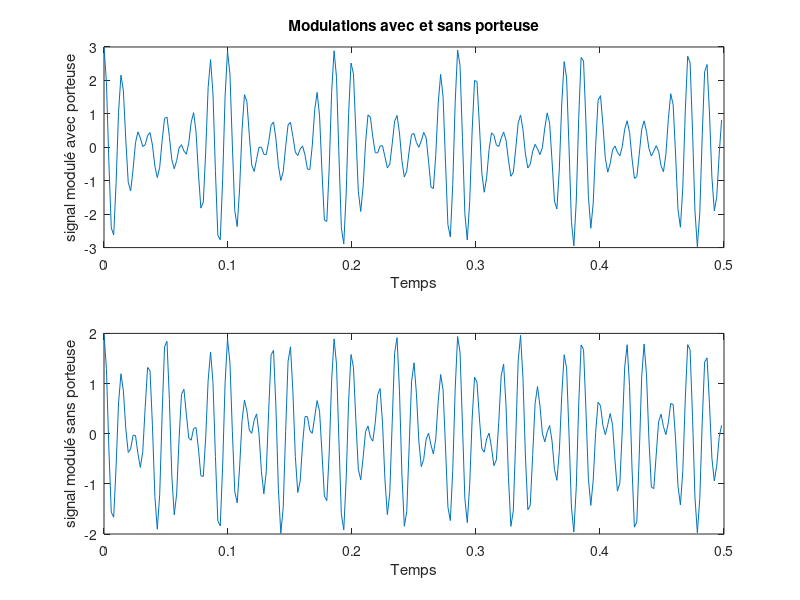
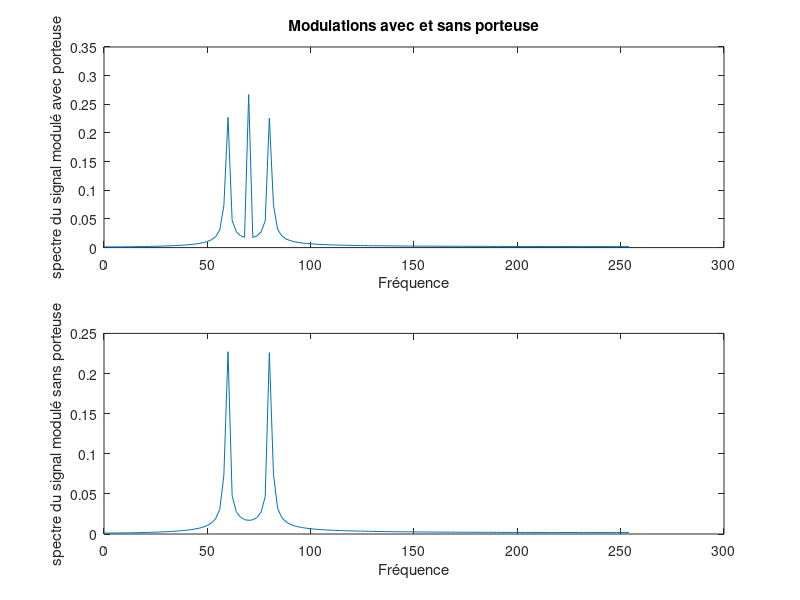
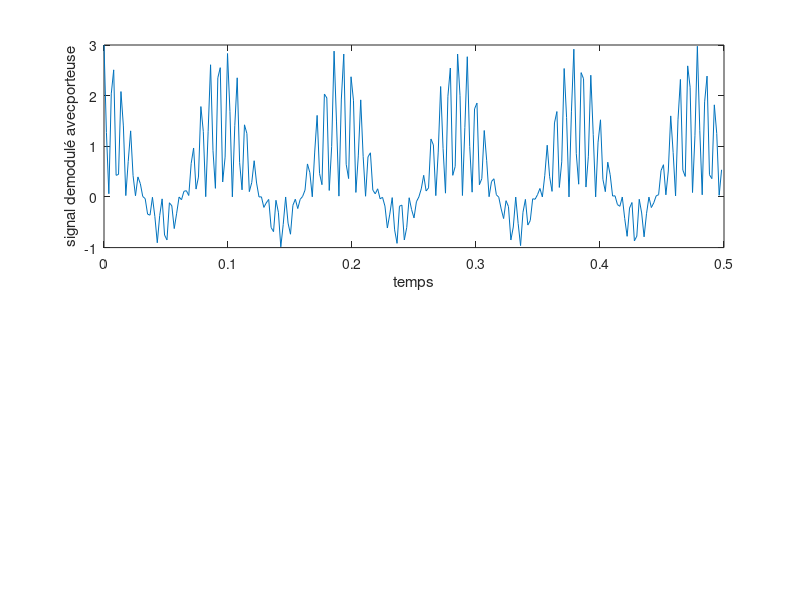
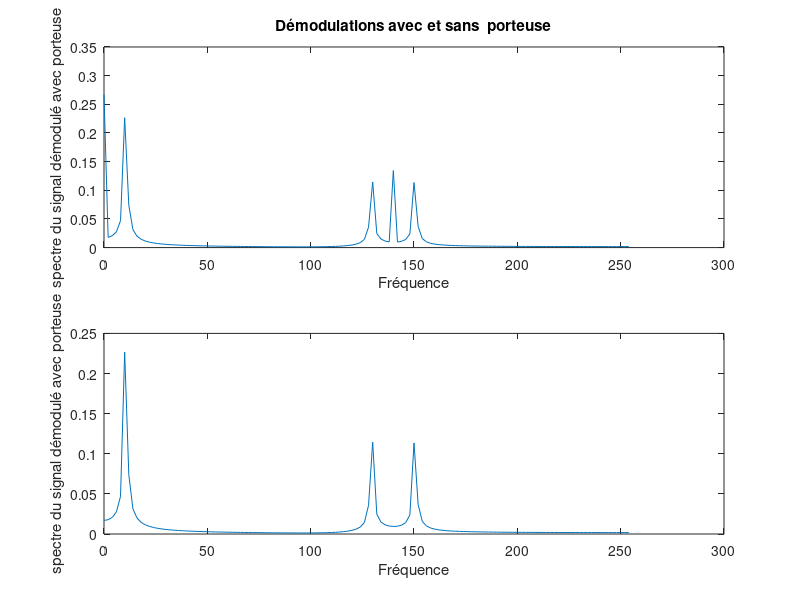

These figures' MATLAB source, in order: (Note: this script raises an error after producing the figures.)
%EXO2 TP3%%%

close all;
clear all;
f1= 10.5;
fp=70;

N=256;
Fe=512;
Te=1/Fe;
Tmax =(N-1)*Te;
t=0:Te:Tmax;

a=2;
x1=a*cos(2*pi*f1*t);
xm_ap= (1+x1).*cos(2*pi*fp*t);
xm_sp= x1.*cos(2*pi*fp*t);

figure(1)
subplot(211)
plot(t,xm_ap);
xlabel('Temps');
ylabel('signal modulé avec porteuse');
title('Modulations avec et sans porteuse');

subplot(212)
plot(t,xm_sp);
xlabel('Temps');
ylabel('signal modulé sans porteuse');

%spectre

delta_f=Fe/N;
freq=delta_f*(0:N/2-1);

figure(2)
Xm_ap=Te*abs(fft(xm_ap));
Xm_sp=Te*abs(fft(xm_sp));
subplot(211)
plot(freq,Xm_ap(1:N/2));
xlabel('Fréquence');
ylabel('spectre du signal modulé avec porteuse');
title('Modulations avec et sans porteuse');
subplot(212)
plot(freq,Xm_sp(1:N/2));
xlabel('Fréquence');
ylabel('spectre du signal modulé sans porteuse');

%demodulation 
xm_ap_demod = xm_ap.*cos(2*pi*fp*t);
xm_sp_demod = xm_sp.*cos(2*pi*fp*t);



figure (3)
subplot (211)
plot(t, xm_ap_demod);
xlabel('temps');
ylabel('signal demodulé avecporteuse');

%spectre 
figure(4)
Xm_ap_demod=Te*abs(fft(xm_ap_demod));
Xm_sp_demod=Te*abs(fft(xm_sp_demod));
subplot(2,1,1)
plot(freq,Xm_ap_demod(1:N/2));
xlabel('Fréquence');
ylabel('spectre du signal démodulé avec porteuse');
title('Démodulations avec et sans  porteuse');

subplot(2,1,2)
plot(freq,Xm_sp_demod(1:N/2));
xlabel('Fréquence');
ylabel('spectre du signal démodulé avec porteuse');
%filtrage  passe bas des signaux
xm_ap_demod_filtre=filtrage_reel(xm_ap_demod,Te,N,70);
xm_sp_demod_filtre=filtrage_reel(xm_sp_demod,Te,N,70);

figure(5)
subplot(2,1,1)
plot(t,xm_ap_demod_filtre-mean(xm_ap_demod_filtre)); %On enleve la composante continue
xlabel('Temps');
ylabel('signal démodulé avec porteuse');

title('Démodulation(incluant le filtrage passe-bas) des signaux modulés avec et sans porteuse');

subplot(2,1,2);
plot(t,xm_ap_demod_filtre);
xlabel('Temps');
ylabel('signal démodulé sans porteuse');


